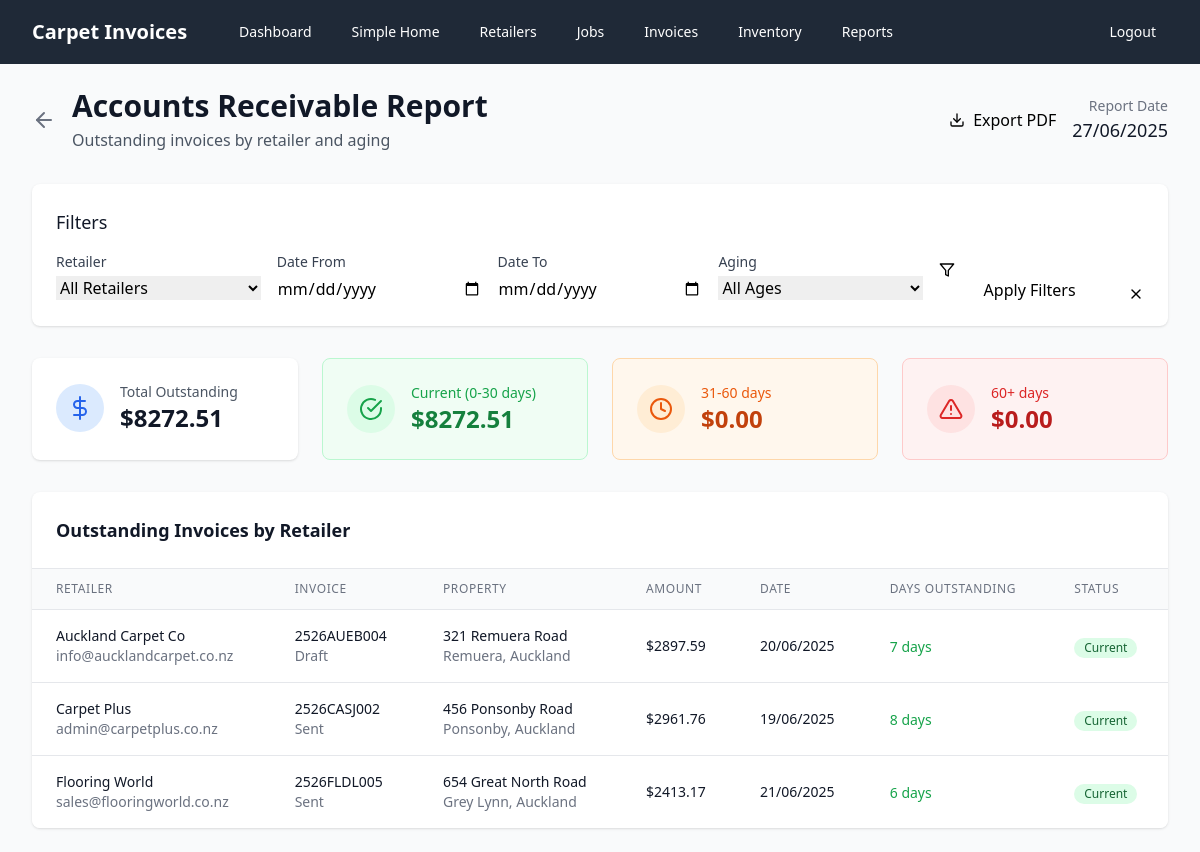
Before: /reports/accounts-receivable (signed in) with the older database file.
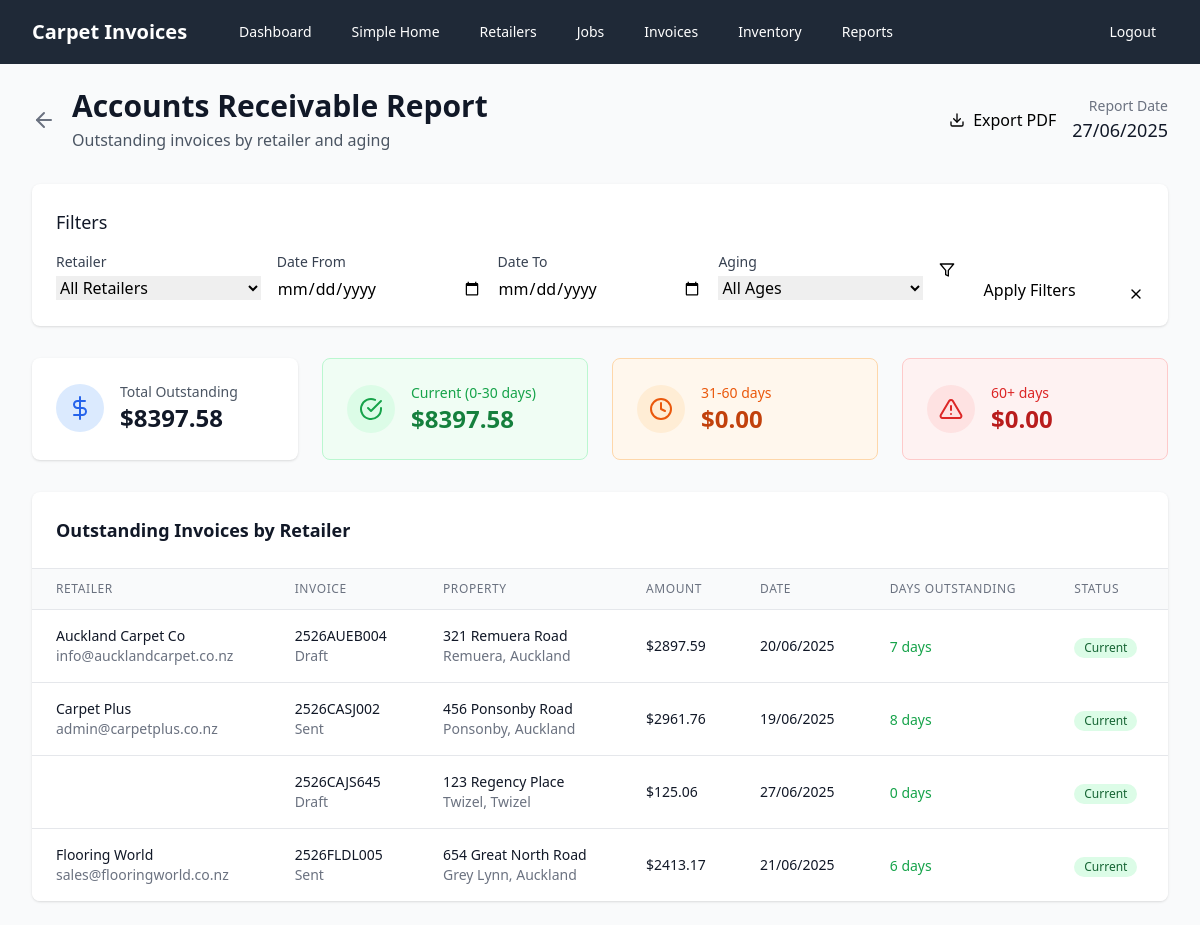
After: the same page with the newer database file.
### models.py (models this page shows, shortened)
class Retailer(db.Model):
    id = db.Column(db.Integer, primary_key=True)
    name = db.Column(db.String(100), nullable=False)
    email = db.Column(db.String(120), nullable=False)
    phone = db.Column(db.String(20), nullable=False)
    jobs = relationship("Job", back_populates="retailer")

class Invoice(db.Model):
    id = db.Column(db.Integer, primary_key=True)
    invoice_code = db.Column(db.String(100), unique=True, nullable=False, index=True)
    job_id = db.Column(db.Integer, ForeignKey('job.id'), nullable=False, index=True)
    date_created = db.Column(db.Date, nullable=False, default=datetime.now().date, index=True)
    status = db.Column(db.String(20), nullable=False, default='draft', index=True)  # draft, sent, paid
    gst_percentage = db.Column(db.Float, nullable=False, default=15.0)
    subtotal = db.Column(db.Float, nullable=False, default=0.0)
    gst_amount = db.Column(db.Float, nullable=False, default=0.0)
    total = db.Column(db.Float, nullable=False, default=0.0, index=True)
    job = relationship("Job", back_populates="invoices")
    lines = relationship("InvoiceLine", back_populates="invoice", cascade="all, delete-orphan")
    files = relationship("FileStore", back_populates="invoice", cascade="all, delete-orphan")

class Job(db.Model):
    id = db.Column(db.Integer, primary_key=True)
    street_address = db.Column(db.String(200), nullable=False)
    suburb = db.Column(db.String(100), nullable=False)
    town_city = db.Column(db.String(100), nullable=False)
    retailer_id = db.Column(db.Integer, ForeignKey('retailer.id'), nullable=False)
    homeowner_name = db.Column(db.String(100), nullable=False)
    homeowner_phone = db.Column(db.String(20), nullable=False)
    date_completed = db.Column(db.Date, nullable=False)
    retailer = relationship("Retailer", back_populates="jobs")
    invoices = relationship("Invoice", back_populates="job")

### app.py (the view, shortened to what this page needs)
@app.route('/reports/accounts-receivable')
@login_required
def accounts_receivable_report():
    from datetime import datetime, timedelta
    current_date = datetime.now().date()
    retailer_filter = request.args.get('retailer_id', type=int)
    date_from = request.args.get('date_from')
    date_to = request.args.get('date_to')
    aging_filter = request.args.get('aging')
    query = db.session.query(Invoice)\
        .join(Job)\
        .join(Retailer)\
        .filter(Invoice.status.in_(['draft', 'sent']))
    if retailer_filter:
        query = query.filter(Job.retailer_id == retailer_filter)
    if date_from:
        try:
            date_from_obj = datetime.strptime(date_from, '%Y-%m-%d').date()
            query = query.filter(Invoice.date_created >= date_from_obj)
        except ValueError:
            pass
    if date_to:
        try:
            date_to_obj = datetime.strptime(date_to, '%Y-%m-%d').date()
            query = query.filter(Invoice.date_created <= date_to_obj)
        except ValueError:
            pass
    outstanding_invoices = query.order_by(Retailer.name, Invoice.date_created).all()
    retailer_data = {}
    summary = {
        'total_outstanding': 0,
        'current': 0,      # 0-30 days
        'days_31_60': 0,   # 31-60 days
        'days_60_plus': 0  # 60+ days
    }
    for invoice in outstanding_invoices:
        retailer_name = invoice.job.retailer.name
        if retailer_name not in retailer_data:
            retailer_data[retailer_name] = []
        retailer_data[retailer_name].append(invoice)
        days_outstanding = (current_date - invoice.date_created).days
        summary['total_outstanding'] += invoice.total
        if days_outstanding <= 30:
            summary['current'] += invoice.total
        elif days_outstanding <= 60:
            summary['days_31_60'] += invoice.total
        else:
            summary['days_60_plus'] += invoice.total
    all_retailers = db.session.query(Retailer).order_by(Retailer.name).all()
    return render_template('accounts_receivable_report.html',
                         retailer_data=retailer_data,
                         summary=summary,
                         report_date=current_date,
                         all_retailers=all_retailers,
                         filters={
                             'retailer_id': retailer_filter,
                             'date_from': date_from,
                             'date_to': date_to,
                             'aging': aging_filter
                         })

### app.py (called while the page is built)
def login_required(f):
    from functools import wraps
    @wraps(f)
    def decorated_function(*args, **kwargs):
        if not session.get('logged_in'):
            return redirect(url_for('login'))
        return f(*args, **kwargs)
    return decorated_function

### templates/accounts_receivable_report.html (shortened to what the changed rows need)
{% extends "base.html" %}
{% block content %}
<div class="max-w-7xl mx-auto">
    <div class="flex items-center justify-between mb-8">
        <div class="flex items-center">
            <div>
                <h1 class="text-3xl font-bold text-gray-900">Accounts Receivable Report</h1>
            </div>
        </div>
    </div>
    <div class="grid grid-cols-1 md:grid-cols-4 gap-6 mb-8">
        <div class="bg-white rounded-lg shadow p-6">
            <div class="flex items-center">
                <div class="ml-4">
                    <p class="text-sm font-medium text-gray-600">Total Outstanding</p>
                    <p class="text-2xl font-bold text-gray-900">${{ "%.2f"|format(summary.total_outstanding) }}</p>
                </div>
            </div>
        </div>
        <div class="bg-green-50 border border-green-200 rounded-lg p-6">
            <div class="flex items-center">
                <div class="ml-4">
                    <p class="text-sm font-medium text-green-600">Current (0-30 days)</p>
                    <p class="text-2xl font-bold text-green-700">${{ "%.2f"|format(summary.current) }}</p>
                </div>
            </div>
        </div>
    </div>
    <div class="bg-white rounded-lg shadow overflow-hidden">
        <div class="p-6 border-b border-gray-200">
            <h2 class="text-lg font-semibold text-gray-900">Outstanding Invoices by Retailer</h2>
        </div>
        {% if retailer_data %}
        <div class="overflow-x-auto">
            <table class="min-w-full divide-y divide-gray-200">
                <thead class="bg-gray-50">
                    <tr>
                        <th class="px-6 py-3 text-left text-xs font-medium text-gray-500 uppercase tracking-wider">Retailer</th>
                        <th class="px-6 py-3 text-left text-xs font-medium text-gray-500 uppercase tracking-wider">Invoice</th>
                        <th class="px-6 py-3 text-left text-xs font-medium text-gray-500 uppercase tracking-wider">Property</th>
                        <th class="px-6 py-3 text-left text-xs font-medium text-gray-500 uppercase tracking-wider">Amount</th>
                        <th class="px-6 py-3 text-left text-xs font-medium text-gray-500 uppercase tracking-wider">Date</th>
                        <th class="px-6 py-3 text-left text-xs font-medium text-gray-500 uppercase tracking-wider">Days Outstanding</th>
                        <th class="px-6 py-3 text-left text-xs font-medium text-gray-500 uppercase tracking-wider">Status</th>
                    </tr>
                </thead>
                <tbody class="bg-white divide-y divide-gray-200">
                    {% for retailer_name, invoices in retailer_data.items() %}
                        {% for invoice in invoices %}
                        <tr class="hover:bg-gray-50">
                            <td class="px-6 py-4 whitespace-nowrap">
                                {% if loop.first %}
                                <div class="text-sm font-medium text-gray-900">{{ retailer_name }}</div>
                                <div class="text-sm text-gray-500">{{ invoice.job.retailer.email }}</div>
                                {% endif %}
                            </td>
                            <td class="px-6 py-4 whitespace-nowrap">
                                <div class="text-sm font-medium text-gray-900">{{ invoice.invoice_code }}</div>
                                <div class="text-sm text-gray-500">{{ invoice.status|title }}</div>
                            </td>
                            <td class="px-6 py-4 whitespace-nowrap">
                                <div class="text-sm text-gray-900">{{ invoice.job.street_address }}</div>
                                <div class="text-sm text-gray-500">{{ invoice.job.suburb }}, {{ invoice.job.town_city }}</div>
                            </td>
                            <td class="px-6 py-4 whitespace-nowrap text-sm font-medium text-gray-900">
                                ${{ "%.2f"|format(invoice.total) }}
                            </td>
                            <td class="px-6 py-4 whitespace-nowrap text-sm text-gray-900">
                                {{ invoice.date_created.strftime('%d/%m/%Y') }}
                            </td>
                            <td class="px-6 py-4 whitespace-nowrap">
                                {% set days_outstanding = (report_date - invoice.date_created).days %}
                                <span class="text-sm font-medium
                                    {% if days_outstanding <= 30 %}text-green-600
                                    {% elif days_outstanding <= 60 %}text-orange-600
                                    {% else %}text-red-600{% endif %}">
                                    {{ days_outstanding }} days
                                </span>
                            </td>
                            <td class="px-6 py-4 whitespace-nowrap">
                                {% set days_outstanding = (report_date - invoice.date_created).days %}
                                {% if days_outstanding <= 30 %}
                                    <span class="inline-flex items-center px-2.5 py-0.5 rounded-full text-xs font-medium bg-green-100 text-green-800">Current</span>
                                {% elif days_outstanding <= 60 %}
                                    <span class="inline-flex items-center px-2.5 py-0.5 rounded-full text-xs font-medium bg-orange-100 text-orange-800">Overdue</span>
                                {% else %}
                                    <span class="inline-flex items-center px-2.5 py-0.5 rounded-full text-xs font-medium bg-red-100 text-red-800">Past Due</span>
                                {% endif %}
                            </td>
                        </tr>
                        {% endfor %}
                    {% endfor %}
                </tbody>
            </table>
        </div>
        {% else %}
        <div class="text-center py-12">
            <i data-feather="check-circle" class="mx-auto h-12 w-12 text-green-400"></i>
            <h3 class="mt-2 text-sm font-medium text-gray-900">All invoices paid</h3>
            <p class="mt-1 text-sm text-gray-500">No outstanding invoices at this time.</p>
        </div>
        {% endif %}
    </div>
</div>
{% endblock %}

Changed rows visible on the page:
added Invoice: invoice_code "2526CAJS645", status "Draft", job.street_address "123 Regency Place", job.suburb "Twizel", job.town_city "Twizel", total "125.06", date_created "27/06/2025", shown under Retailer "Carpet Plus"
Other visible differences:
{{ "%.2f"|format(summary.total_outstanding) }}: "8272.51" → "8397.58"
{{ "%.2f"|format(summary.current) }}: "8272.51" → "8397.58"
